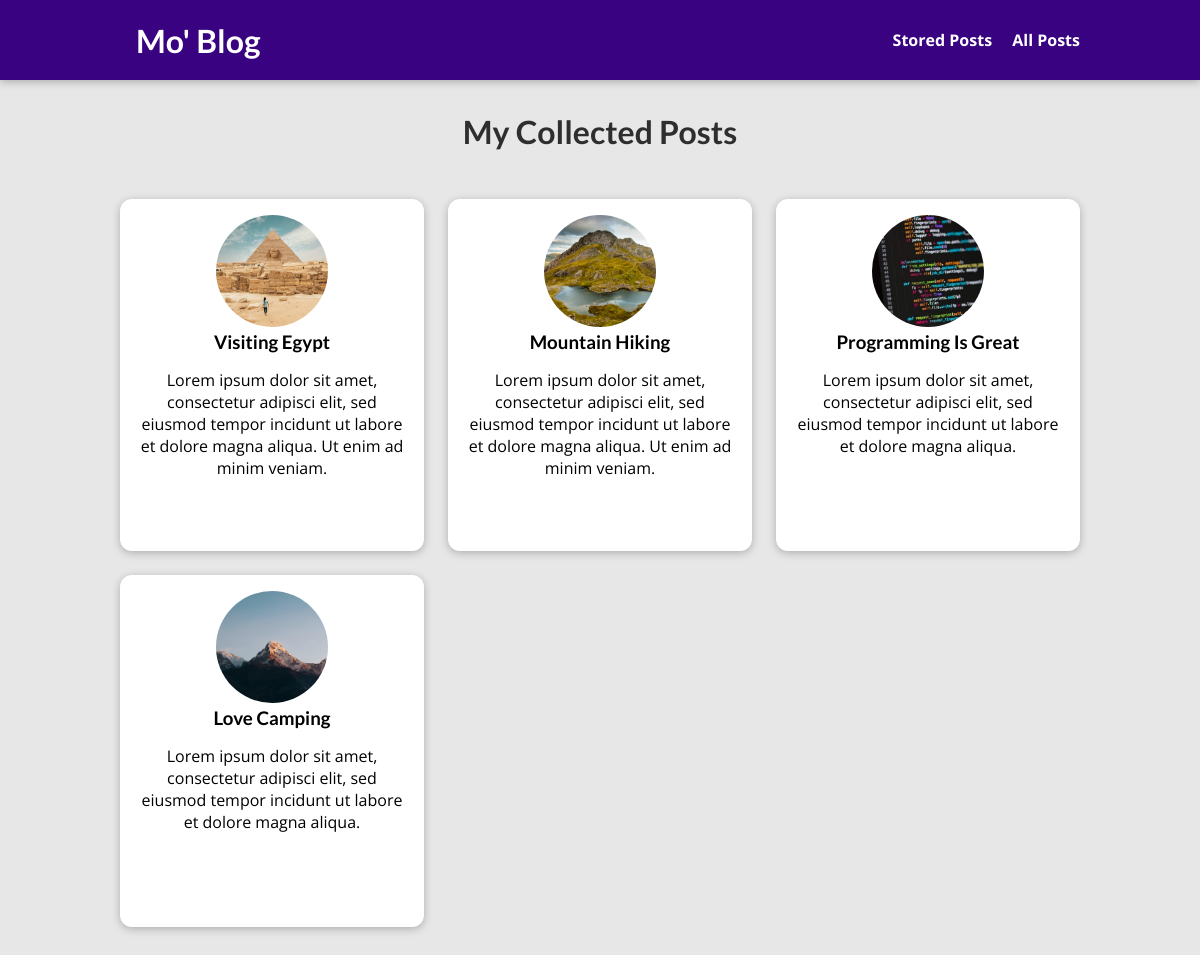
The page /posts on the database its author committed.
### blog/models.py (models this page shows, shortened)
class Post (models.Model):
    title = models.CharField(max_length=50)
    excerpt = models.CharField(max_length=200)
    image = models.ImageField(upload_to="posts",null=True)
    date = models.DateField(auto_now=True)
    slug = models.SlugField(unique=True)
    content = models.TextField(validators=[MinLengthValidator(50)])
    author = models.ForeignKey(
        Author, on_delete=models.SET_NULL, null=True,related_name="posts")
    tags=models.ManyToManyField(Tag)

### blog/views.py (the view)
# urls.py: path("posts", views.AllPostsView.as_view(), name="posts-page"),
class AllPostsView(ListView):
    template_name = 'blog/all-posts.html'
    model = Post
    ordering = ["-date"]
    context_object_name = "all_posts"

### blog/templates/blog/all-posts.html (shortened to what this page needs)
{% extends "base.html" %}
{% load static%}
{% block css_files%}
<link rel="stylesheet" href="{% static 'blog/post.css'%}"/>
 <link rel="stylesheet" href="{% static 'blog/all-posts.css'%}"/>
  {% endblock%}
{% block content %}
<section id="all-posts">
    <h2>My Collected Posts</h2>
    <ul>
       {% for post in all_posts %}
        {% include 'blog/includes/post.html' %}
        {% endfor %}
    </ul>
</section>
{% endblock%}

### blog/templates/blog/includes/post.html
 <li>
      <article class="post">
        <a href="{% url 'post-detail-page'  post.slug%}">
          <img src="{{ post.image.url }}" alt=" {{post.title}}"  />
          <div class="post__content">
            <h3>{{post.title}}</h3>
            <p>
             {{post.excerpt}}
            </p>
          </div>
        </a>
      </article>
    </li>

### static/app.css (style rules this page uses)
* { box-sizing: border-box; }
html { font-family: "Open Sans", "Lato", sans-serif; }
body { margin: 0; }
h1, h2, h3 { font-family: "Lato", sans-serif; font-weight: bold; }

### blog/static/blog/post.css (style rules this page uses)
.post { display: flex; flex-direction: column; align-items: center; text-align: center; }
.post a { text-decoration: none; color: black; transition: all 0.2s ease; padding: 1rem; }
.post img { width: 5rem; height: 5rem; object-fit: cover; border-radius: 50%; }
.post h3 { margin: 0.25rem 0; }

### blog/static/blog/all-posts.css (style rules this page uses)
body { background-color: #e7e7e7; }
#all-posts { margin: 7rem auto; width: 90%; max-width: 60rem; }
#all-posts h2 { text-align: center; font-size: 2rem; color: #2e2e2e; margin: 3rem 0; }
ul { list-style: none; margin: 0; padding: 0; display: grid; grid-template-columns: repeat(auto-fill, minmax(17rem, 1fr)); gap: 1.5rem; }
.post img { width: 7rem; height: 7rem; }
.post a { height: 22rem; transform-origin: center; box-shadow: 0 2px 8px rgba(0, 0, 0, 0.25); border-radius: 12px; background-color: white; }

### rows shown on the page
Post: image (picture), title "Visiting Egypt", excerpt "Lorem ipsum dolor sit amet, consectetur adipisci elit, sed eiusmod tempor incidunt ut labore et dolore magna aliqua. Ut enim ad minim veniam."
Post: image (picture), title "Mountain Hiking", excerpt "Lorem ipsum dolor sit amet, consectetur adipisci elit, sed eiusmod tempor incidunt ut labore et dolore magna aliqua. Ut enim ad minim veniam."
Post: image (picture), title "Programming Is Great", excerpt "Lorem ipsum dolor sit amet, consectetur adipisci elit, sed eiusmod tempor incidunt ut labore et dolore magna aliqua."
Post: image (picture), title "Love Camping", excerpt "Lorem ipsum dolor sit amet, consectetur adipisci elit, sed eiusmod tempor incidunt ut labore et dolore magna aliqua."
